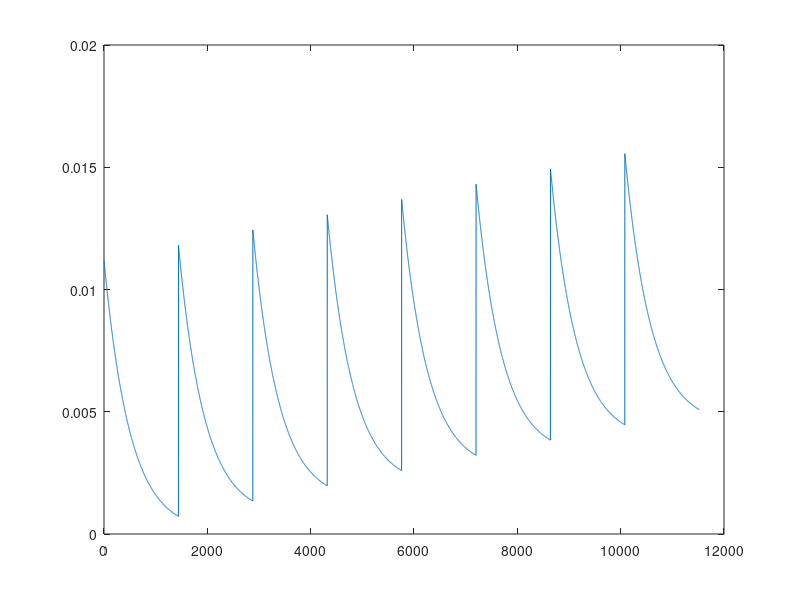

Reproduce this figure in MATLAB. (Note: this script raises an error after producing the figure.)
function [PC LC T] = epcmetamodel(constB,constA,k_PL0)
%EPCMETAMODEL   Rate constant dynamics for kinetic models (Model2A).
%   EPCMETAMODEL models temporal changes of place cell-to-low rate cell
%   rate constant (low rate cell-to-place cell rate constant is kept fixed.)
%   It calls EPCKINETICMODELL for each day and hour (two nested cycles).
%   EPCKINETICMODEL simulates one hour with given rate constants.
%
%   EPCMETAMODEL simulates rate constant changes as follows. Each day
%   begins with an abrupt increase, followed by an exponential decay. The
%   dynamics is of the form exp(-bt-a). 'b' is the time constant of the
%   decay and 'a' controls the extent of the increase.
%
%   [PC LC T] = EPCMETAMODEL(B,A) runs the model with the constants given 
%   as  input arguments. It returns the dynamics of place cells (PC) and
%   low rate cells (LC) with their corresponding time vector (T).
%
%   [PC LC T] = EPCMETAMODEL(B,A,K_PL0) takes the initial PC to LC rate
%   constant as third input argument.
%
%   Initial rate constants and concentrations represent a steady state
%   system, where place cells constitute 70.75% of all cells. Initial PC to
%   LC rate constant determines LC to PC rate constant based on the initial
%   steady state (kept constant afterwards). It also determines the value
%   the PC to LC rate constant converges to after every abrupt increase
%   (since convergence is to steady state).
%
%   See also EPCKINETICMODEL, EPCFIT and EPCERROR.

% calls epckineticmodel
% epckineticmodell simulates one hour with given parameters
% parameters change in epcmetamodel
% cycle for the hours and days
% rate constant changes: get abrubtly multiplied by sg, and slowly decays (two params)
% these two params we should fit to real data
% params of epckineticmodell: initial concentrations - should estimate from control data
% and steady-state rate constants: sets the noise - can be set arbitrarily?

% fitting to data: a third program should get the samples corresponding to
% the recordings
% least-square fit for the two parameters? might be VERY SLOW...

% Input argument check
error(nargchk(0,3,nargin))
if nargin < 3
    k_PL0 = 0.0001;
end
if nargin < 2
    constA = 4.5;
end
if nargin < 1
    constB = 0.002;
end

% Equilibrium rate constants
k_LP0 = 70.75 / (100 - 70.75) * k_PL0;   % 70.75% PC based on real data; steady state

% Generate rate constant dynamics
x = 1:24*60;
ex = exp(-constB*x-constA);
k_PL = k_PL0 + ex;
for dys = 2:8
    k_PL = [k_PL ex+k_PL(end)];
end
k_PL = [k_PL k_PL(end) k_PL(end)];   % we need two more elements for the loop
figure;
plot(k_PL)

% First run
pc = 70.75;
[PC LC T] = epckineticmodel(pc,k_PL0*ones(1,61),k_LP0,0);

% Loop days and hours (resolution will be minutes)
for dys = 1:8
%     disp(dys)
    for hrs = 1:24
        pc = PC(end);   % start from last concentration
        t0 = (dys - 1) * 24 * 60 + (hrs - 1) * 60 + 1;
        t1 = t0 + 61;
        [PCt LCt Tt] = epckineticmodel(pc,k_PL(t0:t1),k_LP0,0);
        PC = [PC PCt];   %#ok<AGROW>
        LC = [LC LCt];   %#ok<AGROW>
        T = [T Tt+(dys-1)*24*60+hrs*60];   %#ok<AGROW>
    end
%     close all
end

% Plot
close all
figure
hold on
P1 = plot(T,LC,'b');
P2 = plot(T,PC,'r');
legend([P2 P1],{'place cell' 'low rate cell'})
% keyboard

% Supress output
if nargout == 0
    clear
end
